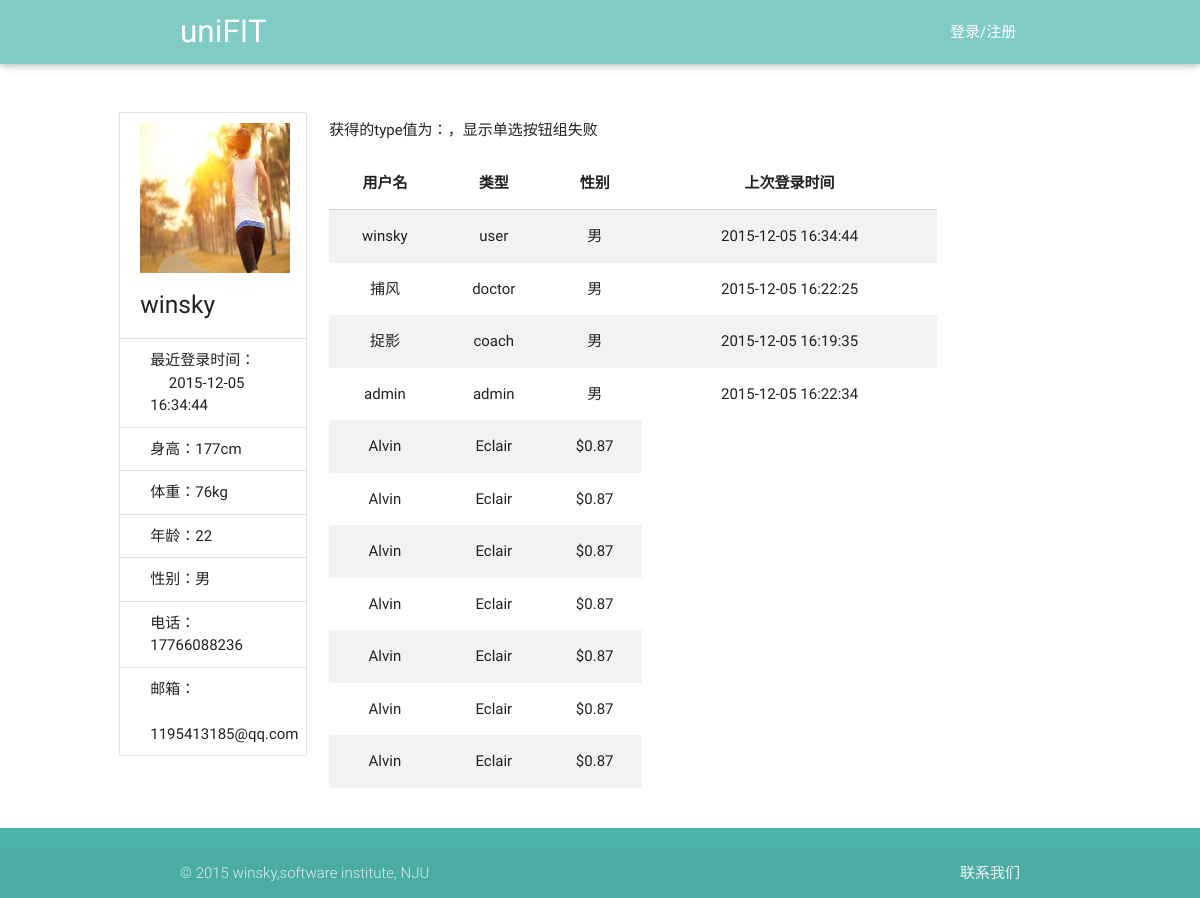
The app's page /view/showReservation.php?userName=winsky, older data.
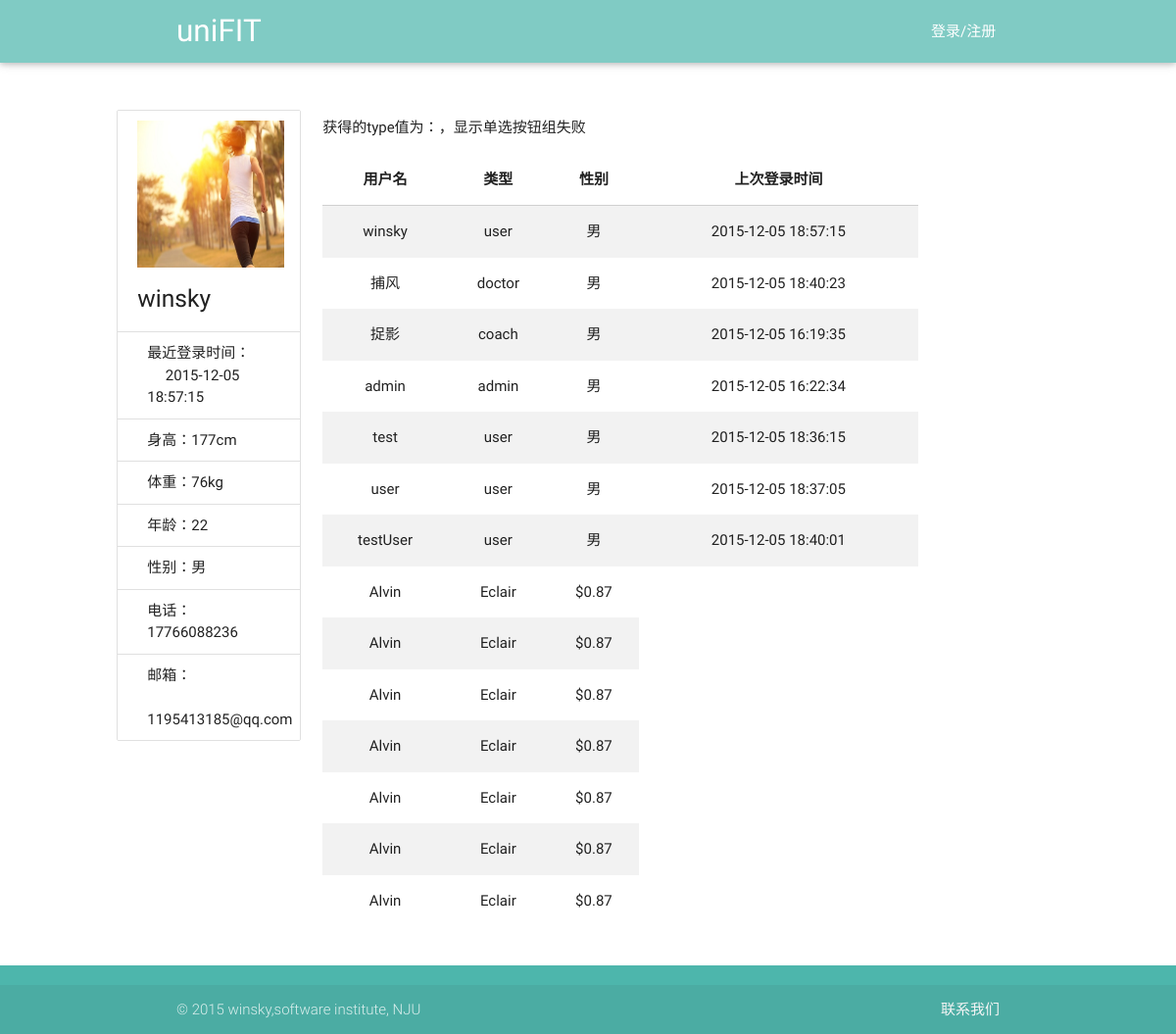
The same page, newer data.
### tables this page shows
CREATE TABLE user(id integer primary key,userName varchar(40),password int, type varchar(20) ,age int,sex varchar(20),height int,weight int,telephone varchar(40), email varchar(40),lastLoadTime date default '—');

### service/UserService.php (called while the page is built, shortened)
<?php
require_once('../utils/SqliteHelper.php');
require_once('../model/User.php');
class UserService {
    var $db_user_base_info = "user";
    var $DB = null;
    public function __construct() {
        $this->DB = new SqliteHelper('../data.db');
    }
    public function getUserList($type) {
        if ($type === 'doctor-coach') {
            $sql = "select * from " . $this->db_user_base_info . " where type ='doctor' or type='coach'";
        } else if ($type != "user" && $type != "admin" && $type != "doctor" && $type != "coach") {
            $sql = "select * from " . $this->db_user_base_info;
        } else {
            $sql = "select * from " . $this->db_user_base_info . " where type ='" . $type . "'";
        }
        return $this->DB->getList($sql);
    }
    public function getUserByName($userName) {
        $sql = "select * from " . $this->db_user_base_info . " where userName='" . $userName . "' limit 1";
        $result = $this->DB->getList($sql);
        if (sizeof($result) > 0) {
            $rt = $result[0];
            $password = $rt["password"];
            $type = $rt["type"];
            $age = $rt["age"];
            $sex = $rt["sex"];
            $height = $rt["height"];
            $weight = $rt["weight"];
            $telephone = $rt["telephone"];
            $email = $rt["email"];
            $lastLoadTime = $rt["lastLoadTime"];
            $user = new User($userName, $age, $sex, $type, $password, $height, $weight, $email, $telephone);
            $user->setLastLoadTime($lastLoadTime);
        }
        return $user;
    }
}

### utils/SqliteHelper.php (called while the page is built, shortened)
<?php
class SqliteHelper {
    function __construct($file) {
        try {
            $this->conn = new PDO('sqlite:' . $file);
        } catch (PDOException $e) {
            try {
                $this->conn = new PDO('sqlite2:' . $file);
            } catch (PDOException $e) {
                exit('error!');
            }
        }
    }
    function __destruct() {
        $this->conn = null;
    }
    function query($sql) {
        return $this->conn->query($sql);
    }
    function getList($sql) {
        $recordList = array();
        foreach ($this->RecordArray($sql) as $rstmp) {
            $recordList[] = $rstmp;
        }
        return $recordList;
    }
    function RecordArray($sql) {
        return $this->query($sql)->fetchAll();
    }
}

### model/User.php (called while the page is built, shortened)
<?php
class User {
    private $telephone = "";
    private $email = "";
    private $age = "";
    private $sex = "";
    private $height = "";
    private $weight = "";
    private $lastLoadTime="";
    public function __construct($userName, $age, $sex, $type, $password, $height, $weight, $email, $telephone) {
        $this->telephone = $telephone;
        $this->email = $email;
        $this->age = $age;
        $this->sex = $sex;
        $this->height = $height;
        $this->weight = $weight;
    }
    public function getTelephone() {
        return $this->telephone;
    }
    public function getEmail() {
        return $this->email;
    }
    public function getAge() {
        return $this->age;
    }
    public function getSex() {
        return $this->sex;
    }
    public function getHeight() {
        return $this->height;
    }
    public function getWeight() {
        return $this->weight;
    }
    public function getLastLoadTime() {
        return $this->lastLoadTime;
    }
    public function setLastLoadTime($lastLoadTime) {
        $this->lastLoadTime = $lastLoadTime;
    }
}

### view/showReservation.php (the view, shortened to what the changed rows need)
<!DOCTYPE html>
<html lang="en">
<head>
    <link href="../css/material_icons.css" rel="stylesheet" media="screen,projection">
    <link href="../css/materialize.css" type="text/css" rel="stylesheet" media="screen,projection"/>
    <link href="../css/style.css" type="text/css" rel="stylesheet" media="screen,projection"/>
</head>
<body onload="write_header();write_footer();">
<div class="container main row">
    <div class="col s12 l3">
        <ul class="collection with-header">
            <li class="collection-header">
                <img src="../images/back1.jpg" width="150px" height="150px">
                <?php
                $userName = $_GET["userName"];
                require_once("../service/UserService.php");
                $userService = new UserService();
                $user = $userService->getUserByName($userName);
                $lastLoadTime = $user->getLastLoadTime();
                $height = $user->getHeight()."cm";
                $weight = $user->getWeight()."kg";
                $age = $user->getAge();
                $sex = $user->getSex();
                $telephone = $user->getTelephone();
                $email = $user->getEmail();
                ?>
                <h5 id="userName"><?php echo $userName; ?></h5>
            </li>
            <p class="collection-item">最近登录时间：<br> &nbsp;&nbsp;&nbsp;&nbsp; <?php echo $lastLoadTime ?></p>
            <p class="collection-item">身高：<?php echo $height ?></p>
            <p class="collection-item">体重：<?php echo $weight ?></p>
            <p class="collection-item">年龄：<?php echo $age ?></p>
            <p class="collection-item">性别：<?php echo $sex ?></p>
            <p class="collection-item">电话：<?php echo $telephone ?></p>
            <p class="collection-item">邮箱： <br> &nbsp; <?php echo $email ?></p>
        </ul>
    </div>
    <div class="col s12 l9">
        <?php
        $type = $_GET["type"];
        ?>
        <div>
            <table class="striped centered responsive-table">
                <thead>
                <tr>
                    <th data-field="userName">用户名</th>
                    <th data-field="type">类型</th>
                    <th data-field="sex">性别</th>
                    <th data-field="lastLoadTime">上次登录时间</th>
                </tr>
                </thead>
                <tbody>
                <?php
                require_once("../service/UserService.php");
                $user = new UserService();
                $result = $user->getUserList($type);
                foreach ($result as $row) {
                    $userName = $row['userName'];
                    $userType = $row['type'];
                    $sex = $row['sex'];
                    $lastLoadTime = $row['lastLoadTime'];
                    echo "<tr onclick='showDetail(this)'>";
                    echo "<td>$userName</td>";
                    echo "<td>$userType</td>";
                    echo "<td>$sex</td>";
                    echo "<td>$lastLoadTime</td>";
                    echo "</tr>";
                }
                ?>
                </tbody>
            </table>
        </div>
    </div>
</div>
</body>
</html>

Row changes from the older to the newer data that the page shows:
changed user "winsky": lastLoadTime "2015-12-05 16:34:44" → "2015-12-05 18:57:15"
changed user "捕风": lastLoadTime "2015-12-05 16:22:25" → "2015-12-05 18:40:23"
added user: userName "test", type "user", sex "男", lastLoadTime "2015-12-05 18:36:15"
added user: userName "user", type "user", sex "男", lastLoadTime "2015-12-05 18:37:05"
added user: userName "testUser", type "user", sex "男", lastLoadTime "2015-12-05 18:40:01"
